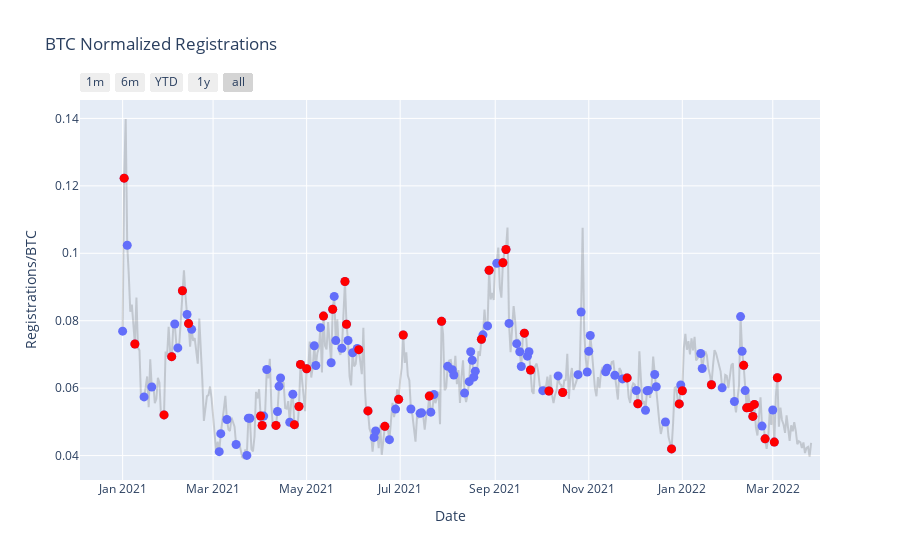

Notebook code for this chart:
### Code cell
import plotly.express as px
import plotly.graph_objects as go

fig1 = px.line(df, x=df["Registration Date"], y=df["Registrations"]/df["BTC Price"], title='BTC Normalized Registrations')
fig1.update_traces(line=dict(color = 'rgba(50,50,50,0.2)'), hovertext=df[["Registrations", "BTC Price"]], hovertemplate="<b>Regs</b>: %{hovertext[0]}<br><b>BTC Price</b>: %{hovertext[1]:$,.0f}<br>%{y}")
# INTERNAL BLUE
fig2 = px.scatter(df_events, x="Registration Date", y=df_events["Registrations"]/df_events["BTC Price"],  hover_data=["BTC Price", "Registrations"],
                  hover_name='Internal Event')
fig2.update_traces(mode='markers', marker=dict(size=9),  hovertext=df_events[["Registrations", "BTC Price", "Internal Event"]], hovertemplate="<i>%{hovertext[2]}<i><br><b>Regs</b>: %{hovertext[0]}<br><b>BTC Price</b>: %{hovertext[1]:$,.0f}<br>%{y}")

# EXTERNAL RED
fig3 = px.scatter(df_events_ex, x="Registration Date", y=df_events_ex["Registrations"]/df_events_ex["BTC Price"],
                  hover_data=["BTC Price", "Registrations", "External Event"], hover_name="External Event")
fig3.update_traces(marker=dict(color = 'Red', size=9), hovertext=df_events_ex[["Registrations", "BTC Price", "External Event"]],
                   hovertemplate="<i>%{hovertext[2]}<i><br><b>Regs</b>: %{hovertext[0]}<br><b>BTC Price</b>: %{hovertext[1]:$,.0f}<br>%{y}", textposition= 'middle left')

fig4 = go.Figure(data=fig1.data + fig2.data + fig3.data)

fig4.update_layout(title='BTC Normalized Registrations', xaxis_title="Date",
                   yaxis_title="Registrations/BTC", legend_title="Metric (click to add/remove)", hoverlabel=dict(bgcolor='rgba(255,255,255,0.75)'))
fig4.update_xaxes(
    rangeslider_visible=False,
    rangeselector=dict(
        buttons=list([
            dict(count=1, label="1m", step="month", stepmode="backward"),
            dict(count=6, label="6m", step="month", stepmode="backward"),
            dict(count=1, label="YTD", step="year", stepmode="todate"),
            dict(count=1, label="1y", step="year", stepmode="backward"),
            dict(step="all")
        ])
    )
)
fig4.show()

### Figure 1 — Plotly figure (JSON) as saved in the notebook; plotly's stock layout.template omitted (floating-point values rounded to 4 significant figures; data arrays with more than 128 entries replaced by an {"elided": "..."} marker saying what was removed)
{"data": [{"hovertemplate": "<b>Regs</b>: %{hovertext[0]}<br><b>BTC Price</b>: %{hovertext[1]:$,.0f}<br>%{y}", "hovertext": {"elided": "451x2 float values"}, "legendgroup": "", "line": {"color": "rgba(50,50,50,0.2)", "dash": "solid"}, "marker": {"symbol": "circle"}, "mode": "lines", "name": "", "orientation": "v", "showlegend": false, "x": {"elided": "451 str values"}, "xaxis": "x", "y": {"elided": "451 float values"}, "yaxis": "y", "type": "scatter"}, {"customdata": {"elided": "133x2 float values"}, "hovertemplate": "<i>%{hovertext[2]}<i><br><b>Regs</b>: %{hovertext[0]}<br><b>BTC Price</b>: %{hovertext[1]:$,.0f}<br>%{y}", "hovertext": {"elided": "133x3 mixed values"}, "legendgroup": "", "marker": {"color": "#636efa", "size": 9, "symbol": "circle"}, "mode": "markers", "name": "", "orientation": "v", "showlegend": false, "x": {"elided": "133 str values"}, "xaxis": "x", "y": {"elided": "133 float values"}, "yaxis": "y", "type": "scatter"}, {"customdata": {"elided": "46x3 mixed values"}, "hovertemplate": "<i>%{hovertext[2]}<i><br><b>Regs</b>: %{hovertext[0]}<br><b>BTC Price</b>: %{hovertext[1]:$,.0f}<br>%{y}", "hovertext": {"elided": "46x3 mixed values"}, "legendgroup": "", "marker": {"color": "Red", "size": 9, "symbol": "circle"}, "mode": "markers", "name": "", "orientation": "v", "showlegend": false, "textposition": "middle left", "x": ["2021-01-02", "2021-01-09", "2021-01-28", "2021-02-02", "2021-02-09", "2021-02-13", "2021-04-01", "2021-04-02", "2021-04-11", "2021-04-23", "2021-04-26", "2021-04-27", "2021-05-01", "2021-05-12", "2021-05-18", "2021-05-26", "2021-05-27", "2021-06-04", "2021-06-10", "2021-06-21", "2021-06-30", "2021-07-03", "2021-07-20", "2021-07-28", "2021-08-23", "2021-08-28", "2021-09-06", "2021-09-08", "2021-09-20", "2021-09-24", "2021-10-06", "2021-10-15", "2021-11-26", "2021-12-03", "2021-12-25", "2021-12-30", "2022-01-01", "2022-01-20", "2022-02-10", "2022-02-12", "2022-02-14", "2022-02-16", "2022-02-17", "2022-02-24", "2022-03-02", "2022-03-04"], "xaxis": "x", "y": [0.1223, 0.0731, 0.05207, 0.06933, 0.0889, 0.07915, 0.05174, 0.04894, 0.04895, 0.04917, 0.05457, 0.06703, 0.06575, 0.08138, 0.08341, 0.09162, 0.07896, 0.07142, 0.05325, 0.04868, 0.05668, 0.07578, 0.05765, 0.07981, 0.0745, 0.09497, 0.09718, 0.1011, 0.07631, 0.0654, 0.05917, 0.0587, 0.06304, 0.05539, 0.04199, 0.05533, 0.05924, 0.06101, 0.06677, 0.05416, 0.05426, 0.05162, 0.05517, 0.04498, 0.044, 0.0631], "yaxis": "y", "type": "scatter"}], "layout": {"hoverlabel": {"bgcolor": "rgba(255,255,255,0.75)"}, "title": {"text": "BTC Normalized Registrations"}, "xaxis": {"title": {"text": "Date"}, "rangeslider": {"visible": false}, "rangeselector": {"buttons": [{"count": 1, "label": "1m", "step": "month", "stepmode": "backward"}, {"count": 6, "label": "6m", "step": "month", "stepmode": "backward"}, {"count": 1, "label": "YTD", "step": "year", "stepmode": "todate"}, {"count": 1, "label": "1y", "step": "year", "stepmode": "backward"}, {"step": "all"}]}}, "yaxis": {"title": {"text": "Registrations/BTC"}}, "legend": {"title": {"text": "Metric (click to add/remove)"}}}}
